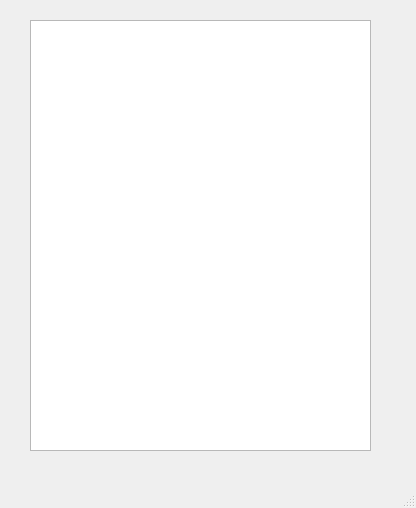
<?xml version="1.0" encoding="UTF-8"?>
<ui version="4.0">
 <class>MainWindow</class>
 <widget class="QMainWindow" name="MainWindow">
  <property name="geometry">
   <rect>
    <x>0</x>
    <y>0</y>
    <width>416</width>
    <height>508</height>
   </rect>
  </property>
  <property name="windowTitle">
   <string>MainWindow</string>
  </property>
  <widget class="QWidget" name="centralwidget">
   <widget class="QListWidget" name="lwCars">
    <property name="geometry">
     <rect>
      <x>30</x>
      <y>20</y>
      <width>341</width>
      <height>431</height>
     </rect>
    </property>
   </widget>
  </widget>
  <widget class="QMenuBar" name="menubar">
   <property name="geometry">
    <rect>
     <x>0</x>
     <y>0</y>
     <width>416</width>
     <height>22</height>
    </rect>
   </property>
  </widget>
  <widget class="QStatusBar" name="statusbar"/>
 </widget>
 <resources/>
 <connections/>
</ui>
